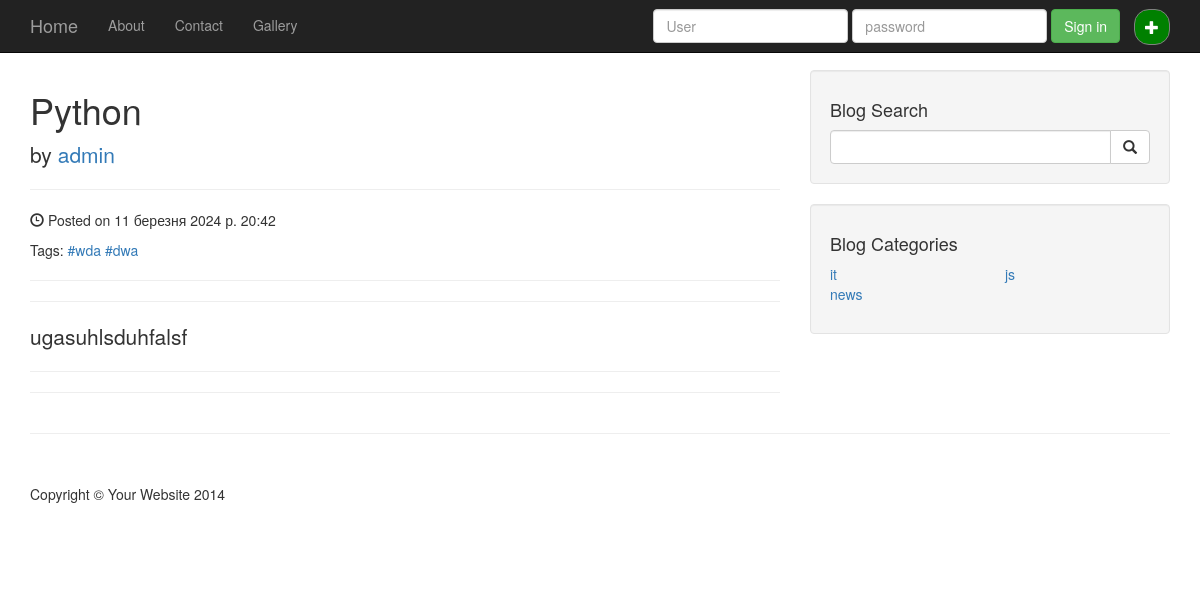
The app's page /blog/post/Python with its own data.
### blog/models.py (models this page shows, shortened)
class Post(models.Model):
    title = models.CharField(max_length=30, verbose_name="Заголовок")
    content = models.TextField(verbose_name="Опис")
    published_date = models.DateTimeField(auto_created=True, verbose_name="Дата")
    category = models.ForeignKey(Category, on_delete=models.CASCADE, verbose_name="Категорія")
    user = models.ForeignKey(User, on_delete=models.CASCADE, verbose_name="Автор")
    tags = models.ManyToManyField(Tag, verbose_name="Теги")
    image = models.ManyToManyField(Photo, verbose_name="Зображення")
    class Meta:
        verbose_name = "Пост"
        verbose_name_plural = "Пости"

class Tag(models.Model):
    tag = models.CharField(max_length=30, verbose_name="Тег")
    def __str__(self):
        return self.tag
    class Meta:
        verbose_name = "Тег"
        verbose_name_plural = "Теги"

class Category(models.Model):
    name = models.CharField(max_length=30, verbose_name="Назва")
    class Meta:
        verbose_name = "Категорія"
        verbose_name_plural = "Категорії"

### blog/views.py (the view)
# urls.py: path("blog/post/<str:title>", views.post, name="post"),
def post(request, title=None):
    post = get_object_or_404(Post, title=title)
    context = {"post": post}
    context.update(get_tags())
    context.update(get_categories())
    context.update(get_comments())
    context.update(get_photos())
    return render(request, 'blog/post.html', context)

### blog/views.py (called while the page is built)
def get_categories():
    all = Category.objects.all()
    count = all.count()
    half = count / 2 + count % 2
    return {'cats1': all[:half], 'cats2': all[half:]}

def get_tags():
    tag = Tag.objects.all()
    return {'tags': tag}

def get_comments():
    comment = Comment.objects.all()
    return {'comments': comment}

def get_photos():
    photos = Photo.objects.all()
    return {'photos': photos}

### templates/blog/post.html (shortened to what this page needs)
{% extends "blog/base.html"%}
{% block content%}
<h1>{{post.title}}</h1>
<p class="lead">
    by <a href="#">{{ post.user }}</a>
</p>
<hr>
<p><span class="glyphicon glyphicon-time"></span> Posted on {{ post.published_date }}</p>
<p>Tags: {% for t in post.tags.all %} <a href="{% url 'tag' tag=t.tag %}">#{{ t }}</a> {% endfor %}</p>
<hr>
<hr>
<p class="lead"> {{ post.content }}</p>
<hr>
<hr>
{% endblock %}

### templates/blog/base.html (shortened to what this page needs)
<!DOCTYPE html>
<html lang="en">
<head>
    {% load static %}
    <link href="{% static 'blog/css/bootstrap.min.css' %}" rel="stylesheet">
    <link href="{% static 'blog/css/blog-home.css' %}" rel="stylesheet">
</head>
<body>
    <nav class="navbar navbar-inverse navbar-fixed-top" role="navigation">
        <div class="container">
            <div class="navbar-header">
                <a class="navbar-brand" href="{% url 'index'%}">Home</a>
            </div>
            <div class="collapse navbar-collapse" id="bs-example-navbar-collapse-1">
                <ul class="nav navbar-nav">
                    <li>
                        <a href="{% url 'about' %}">About</a>
                    </li>
                    <li>
                        <a href="{% url 'contact' %}">Contact</a>
                    </li>
                    <li>
                        <a href="{% url 'gallery' %}">Gallery</a>
                    </li>
                </ul>
                {% include "blog/toggle_login.html" %}
            </div>
        </div>
    </nav>
    <div class="container">
        <div class="row">
            <div class="col-md-8">
                   {% block content%}{%endblock%}
            </div>
            <div class="col-md-4">
                <div class="well">
                    <h4>Blog Search</h4>
                    <form method="GET" action="{% url 'search' %}" class="input-group">
                        <input type="search" name="query" class="form-control">
                        <span class="input-group-btn">
                            <button class="btn btn-default" type="submit">
                                <span class="glyphicon glyphicon-search"></span>
                        </button>
                        </span>
                    </form>
                </div>
                <div class="well">
                    <h4>Blog Categories</h4>
                    <div class="row">
                        <div class="col-lg-6">
                            <ul class="list-unstyled">
                                {% for c in cats1 %}
                                <li><a href="{% url 'category' name=c.name %}">{{c.name}}</a></li>
                                {% endfor %}
                            </ul>
                        </div>
                        <div class="col-lg-6">
                            <ul class="list-unstyled">
                                {% for c in cats2 %}
                                <li><a href="{% url 'category' name=c.name %}">{{c.name}}</a></li>
                                {% endfor %}
                            </ul>
                        </div>
                    </div>
                </div>
            </div>
        </div>
        <hr>
        <footer>
            <div class="row">
                <div class="col-lg-12">
                    <p>Copyright &copy; Your Website 2014</p>
                </div>
            </div>
        </footer>
    </div>
</body>
</html>

### static/blog/css/blog-home.css (style rules this page uses)
body { padding-top: 70px; }
footer { margin: 50px 0; }

### records on screen
Post: title "Python", user "admin", published_date "11 березня 2024 р. 20:42", content "ugasuhlsduhfalsf"
Tag: tag "wda"
Tag: tag "dwa"
Category: name "it"
Category: name "news"
Category: name "js"
